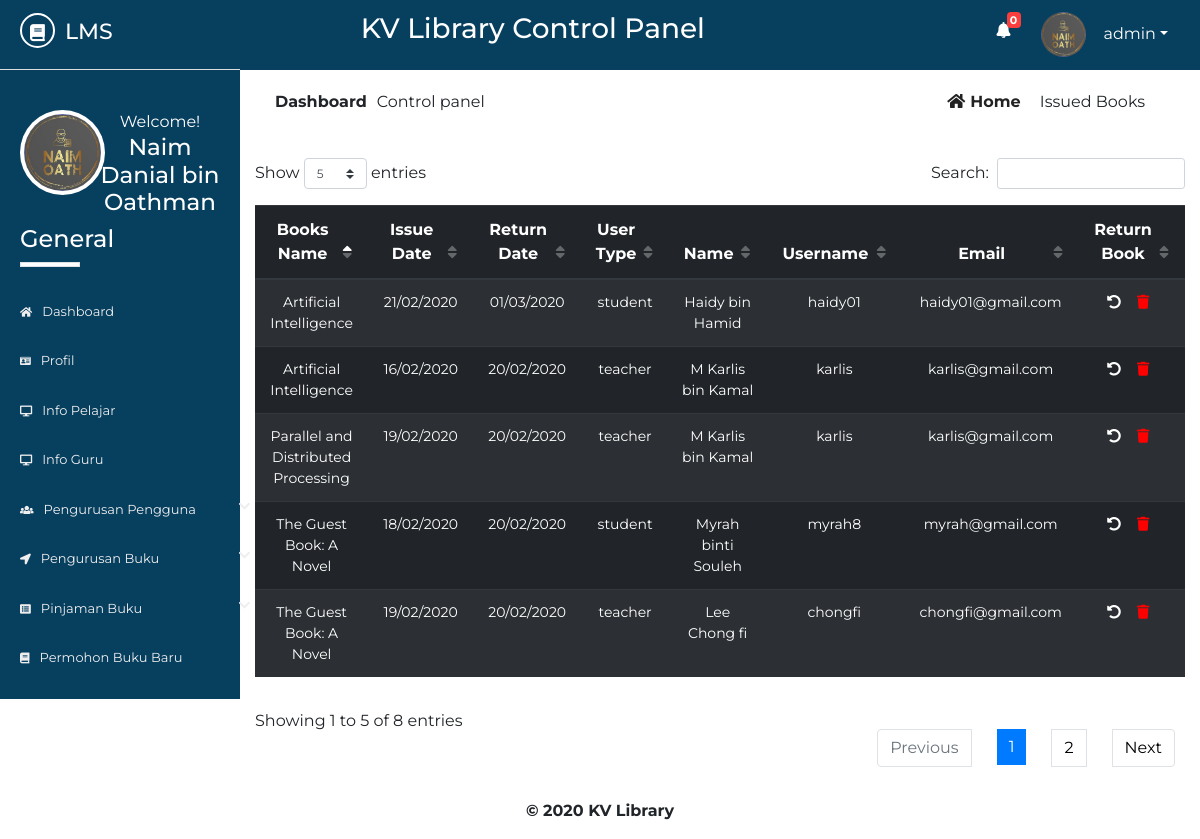
The page /admin/issued-books.php (signed in) on the database its author committed.
### tables this page shows
CREATE TABLE `lib_registration` (
  `id` int(2) NOT NULL,
  `name` varchar(50) NOT NULL,
  `username` varchar(20) NOT NULL,
  `password` varchar(20) NOT NULL,
  `email` varchar(50) NOT NULL,
  `phone` varchar(20) NOT NULL,
  `address` varchar(100) NOT NULL,
  `photo` varchar(500) NOT NULL,
  `status` varchar(7) NOT NULL
);

CREATE TABLE `issue_book` (
  `id` int(10) NOT NULL,
  `utype` varchar(10) NOT NULL,
  `regno` varchar(20) NOT NULL,
  `name` varchar(50) NOT NULL,
  `sem` varchar(10) NOT NULL,
  `session` varchar(10) NOT NULL,
  `dept` varchar(10) NOT NULL,
  `phone` varchar(20) NOT NULL,
  `email` varchar(20) NOT NULL,
  `booksname` varchar(50) NOT NULL,
  `booksissuedate` varchar(10) NOT NULL,
  `booksreturndate` varchar(10) NOT NULL,
  `username` varchar(20) NOT NULL
);

CREATE TABLE `t_issuebook` (
  `id` int(10) NOT NULL,
  `utype` varchar(20) NOT NULL,
  `idno` varchar(20) NOT NULL,
  `name` varchar(50) NOT NULL,
  `lecturer` varchar(20) NOT NULL,
  `phone` varchar(20) NOT NULL,
  `email` varchar(50) NOT NULL,
  `booksname` varchar(50) NOT NULL,
  `booksissuedate` varchar(20) NOT NULL,
  `booksreturndate` varchar(20) NOT NULL,
  `username` varchar(20) NOT NULL
);

### admin/issued-books.php (the view, shortened to what this page needs)
       <?php
   $page = 'ibook';
   include 'inc/header.php';
   include 'inc/connection.php';
?>
<div class="dashboard-content">
	<div class="dashboard-header">
		<div class="container">
			<div class="row">
				<div class="col-md-6">
					<div class="left">
						<p><span>dashboard</span>Control panel</p>
					</div>
				</div>
				<div class="col-md-6">
					<div class="right text-right">
						<a href="dashboard.php"><i class="fas fa-home"></i>home</a>
						<span class="disabled">issued books</span>
					</div>
				</div>
			</div>
			<div class="issued-content">
				<div class="row">
					<div class="col-md-12">
						<div class="rbook-info status">
                                 <table id="dtBasicExample" class="table table-striped table-dark text-center">
                                      <thead>
                                           <tr>
                                               <th>Books Name</th>
                                               <th>Issue Date</th>
                                               <th>Return Date</th>
                                               <th>User Type</th>
                                               <th>Name</th>
                                               <th>Username</th>
                                               <th>Email</th>
                                               <th>Return Book</th>
                                           </tr>
                                      </thead>
                                       <tbody>
                                           <?php
                                               $res= mysqli_query($link, "select * from issue_book");
                                               $res2= mysqli_query($link, "select * from t_issuebook");
                                                while ($row=mysqli_fetch_array($res)) {
                                                   echo "<tr>";
                                                   echo "<td>"; echo $row["booksname"]; echo "</td>";
                                                   echo "<td>"; echo $row["booksissuedate"]; echo "</td>";
                                                   echo "<td>"; echo $row["booksreturndate"]; echo "</td>";
                                                   echo "<td>"; echo $row["utype"]; echo "</td>";
                                                   echo "<td>"; echo $row["name"]; echo "</td>";
                                                   echo "<td>"; echo $row["username"]; echo "</td>";
                                                   echo "<td>"; echo $row["email"]; echo "</td>";
                                                   echo "<td>";
                                                  ?>
                                                       <ul>
                                                           <li><a style="color: #fff;" href="return.php?id=<?php echo $row["id"]; ?>"><i class="fas fa-undo-alt"></i></a></li>
                                                           <li><a href="delete.php?id=<?php echo $row["id"]; ?>"><i class="fas fa-trash"></i></a></li>
                                                       </ul>
                                                   <?php
                                                   echo "</td>";
                                                   echo "</tr>";
                                               }
                                               while ($row=mysqli_fetch_array($res2)) {
                                                   echo "<tr>";
                                                   echo "<td>"; echo $row["booksname"]; echo "</td>";
                                                   echo "<td>"; echo $row["booksissuedate"]; echo "</td>";
                                                   echo "<td>"; echo $row["booksreturndate"]; echo "</td>";
                                                   echo "<td>"; echo $row["utype"]; echo "</td>";
                                                   echo "<td>"; echo $row["name"]; echo "</td>";
                                                   echo "<td>"; echo $row["username"]; echo "</td>";
                                                   echo "<td>"; echo $row["email"]; echo "</td>";
                                                   echo "<td>";
                                                  ?>
                                                       <ul>
                                                           <li><a href="return.php?id=<?php echo $row["id"]; ?>"><i class="fas fa-undo-alt"></i></a></li>
                                                           <li><a href="delete.php?id=<?php echo $row["id"]; ?>"><i class="fas fa-trash"></i></a></li>
                                                       </ul>
                                                   <?php
                                                   echo "</td>";
                                                   echo "</tr>";
                                               }
                                            ?>
                                       </tbody>
                                 </table>
						</div>
					</div>
				</div>
			</div>
		</div>
	</div>
</div>
<?php
	include 'inc/footer.php';
 ?>

### admin/inc/header.php (shortened to what this page needs)
<?php
    include 'inc/connection.php';
    $res = mysqli_query($link,"select * from request_books where read1='no'");
    $not= mysqli_num_rows($res);
 ?>
<!DOCTYPE html>
<html lang="en">
<head>
	<link rel="stylesheet" href="inc/css/bootstrap.min.css">
	<link rel="stylesheet" href="inc/css/bootstrap-select.min.css">
	<link rel="stylesheet" href="inc/css/fontawesome-all.min.css">
	<link rel="stylesheet" href="inc/css/datatables.min.css">
	<link rel="stylesheet" href="inc/css/pro1.css">
</head>
<body>
	<div class="main-content">
		<div class="wrapper">
			<div class="left-sidebar">
				<div class="p-title">
                    <h3><a href=""><i class="fas fa-book"></i><span>lms</span></a></h3>
				</div>
				<div class="profile">
					<div class="profile-pic">
                        <?php
                            $res = mysqli_query($link, "select * from lib_registration where username='".$_SESSION['username']."'");
                            while ($row = mysqli_fetch_array($res)){
                                ?><img src="<?php echo $row["photo"]; ?> " height="" width="" alt="something wrong" class="rounded-circle"></a> <?php
                            }
                        ?>
					</div>
					<div class="profile-info text-center">
						<span>Welcome!</span>
						<h2>
              <?php
                $res = mysqli_query($link, "select * from lib_registration where username='".$_SESSION['username']."'");
                while ($row = mysqli_fetch_array($res)){
                  $name  =  $row["name"];
                  echo $name;
                }
              ?>
            </h2>
					</div>
				</div>
				<div class="sidebar-menu">
					<h3>General</h3>
				  <div class="border"></div>
	                <ul>
	                    <li class="menu <?php if($page=='home'){ echo 'active';} ?>">
      						<a href="dashboard.php"><i class="fas fa-home"></i>Dashboard</a>
    					</li>
    					  <li class="menu <?php if($page=='profile'){ echo 'active';} ?>">
      						<a href="profile.php"><i class="fas fa-id-card"></i>profil</a>
    					</li>
	                    <li class="menu <?php if($page=='sinfo'){ echo 'active';} ?>">
      						<a href="all-student-info.php"><i class="fas fa-desktop"></i>Info Pelajar</a>
    					</li>
    					<li class="menu <?php if($page=='tinfo'){ echo 'active';} ?>">
      						<a href="all-teacher-info.php"><i class="fas fa-desktop"></i>Info Guru</a>
    					</li>
                        			<li class="menu menu-toggle3">
      						<a href="#"><i class="fas fa-users"></i>Pengurusan Pengguna <span class="fa fa-chevron-down"></span></a>
    					</li>
                        <li class="menu menu-toggle2">
      						<a href="#"><i class="fas fa-location-arrow"></i>pengurusan buku <span class="fa fa-chevron-down"></span></a>
    					</li>
                        <li class="menu menu-toggle1">
      						<a href="#"><i class="fas fa-list-alt"></i>pinjaman buku <span class="fa fa-chevron-down"></span></a>
    					</li>
    					<li class="menu <?php if($page=='rbook'){ echo 'active';} ?>">
   						<a href="requested-books.php"><i class="fas fa-book"></i>permohon buku baru</a></li>
	                </ul>
				</div>
			</div>
			<div class="content">
				<div class="inner">
					<div class="heading text-center">
						<h3>KV Library Control Panel</h3>
					</div>
					<div class="header-profile text-right">
						<ul>
                            <li class="icon">
                                <a href="requested-books.php" ><i class="fas fa-bell"></i></a>
                                <span class="count" onclick="window.location='requested-books.php'"><b><?php echo $not; ?></b></span>
                            </li>
							<li class="dropdown">
                                <?php
                                     $res = mysqli_query($link, "select * from lib_registration where username='".$_SESSION['username']."'");
                                     while ($row = mysqli_fetch_array($res)){
                                         ?><a href="" class="dropdown-toggle" data-toggle="dropdown"><img src="<?php echo $row["photo"]; ?>" alt=""><span><?php echo $_SESSION["username"]; ?></span></a> <?php
                                     }
                                ?>
							</li>
						</ul>
					</div>
				</div>

### admin/inc/footer.php (shortened to what this page needs)
			</div>
		</div>
	</div>
    <div class="footer text-center">
        <p><strong> © 2020 KV Library</strong></p>
    </div>
</body>
</html>

### admin/inc/css/pro1.css (style rules this page uses)
* { margin: 0; padding: 0; }
body { font-family: 'Montserrat', sans-serif; }
.border { width: 60px; height: 5px; background: #fff; }
.main-content { width: 100%; height: auto; overflow: hidden; }
.main-content .left-sidebar { width: 20%; height: auto; background: #073f5f; float: left; }
.main-content .left-sidebar .p-title { width: 100%; padding: 13px; padding-left: 20px; background: #073f5f; border-bottom: 1px solid #ddd; }
.main-content .p-title a { text-decoration: none; color: #fff; font-size: 22px; text-transform: uppercase; }
.main-content .p-title a i { width: 35px; height: 35px; line-height: 35px; text-align: center; font-size: 17px; border-radius: 50%; border: 2px solid #fff; }
.main-content .p-title a span { margin-left: 10px; }
.main-content .left-sidebar .profile { width: 100%; padding: 20px; margin-top: 0; padding-top: 0; }
.main-content .left-sidebar .profile .profile-pic { width: 40%; float: left; }
.main-content .left-sidebar .profile img { width: 85px; height: 85px; position: inherit; padding: 4px; background: #fff; overflow: hidden; }
.main-content .left-sidebar .profile .profile-info { width: 60%; float: left; color: #fff; }
.main-content .left-sidebar .profile .profile-info h2 { font-size: 23px; }
.sidebar-menu { color: #fff; width: 100%; padding-top: 60px; padding-left: 0; }
.sidebar-menu h3 { margin-left: 20px; font-size: 24px; }
.sidebar-menu .border { margin-left: 20px; margin-bottom: 20px; }
.sidebar-menu ul li a { text-decoration: none; color: #eee; width: 270px; padding: 15px 20px; font-size: 13px; display: block; text-transform: capitalize; transition: all .5s ease; }
.sidebar-menu ul { padding-left: 0; }
.sidebar-menu ul li a i { margin-right: 10px; font-size: smaller; }
.sidebar-menu ul li a span { float: right; }
.content { width: 80%; height: auto; float: right; }
.content .inner { width: 100%; height: 70px; background: #073f5f; padding: 12px; }
.content .inner .heading { width: 60%; float: left; color: #fff; }
.content .inner .header-profile { width: calc(40%-20px); float: right; margin-right: 20px; position: relative; }
.content .inner .header-profile .icon i { margin-right: 30px; font-size: 16px; margin-top: 10px; }
.header-profile .dropdown span { color: #fff; margin-left: 10px; }
.header-profile .icon span { color: #fff; position: absolute; left: 10px; top: 0; font-size: 11px; width: 14px; height: 16px; line-height: 16px; text-align: center; border-radius: 4px; background: #FA3E3E; }
.header-profile ul li { list-style: none; float: left; }
.header-profile ul li i { color: #fff; }
.header-profile img { width: 40px; height: 40px; border-radius: 50%; margin-right: 8px; }
.dropdown a { text-decoration: none; color: #fff; }
.dropdown img { width: 45px; height: 45px; border-radius: 50%; }
.dashboard-header .left { padding: 20px; }
.dashboard-header .left p span { text-transform: capitalize; margin-right: 10px; font-weight: bold; }
.dashboard-header .right { padding: 20px; margin-right: 20px; }
.dashboard-header .right a { text-transform: capitalize; text-decoration: none; color: #222; margin-right: 15px; font-weight: bold; }
.dashboard-header .right a i { margin-right: 5px; }
.dashboard-header .right span { text-transform: capitalize; }
.rbook-info tbody { font-size: 14px; }
.rbook-info a { text-decoration: none; color: #fff; }
.status ul li { list-style: none; float: left; margin-left: 16px; }
.status ul li:nth-child(2) i { color: red; }

### rows shown on the page
lib_registration: photo (picture), name "Naim Danial bin Oathman"
issue_book: booksname "The Guest Book: A Novel", booksissuedate "18/02/2020", booksreturndate "20/02/2020", utype "student", name "Myrah binti Souleh", username "myrah8", email "myrah@gmail.com"
issue_book: booksname "Artificial Intelligence", booksissuedate "21/02/2020", booksreturndate "01/03/2020", utype "student", name "Haidy bin Hamid", username "haidy01", email "haidy01@gmail.com"
t_issuebook: booksname "Artificial Intelligence", booksissuedate "16/02/2020", booksreturndate "20/02/2020", utype "teacher", name "M Karlis bin Kamal", username "karlis", email "karlis@gmail.com"
t_issuebook: booksname "The Guest Book: A Novel", booksissuedate "19/02/2020", booksreturndate "20/02/2020", utype "teacher", name "Lee Chong fi", username "chongfi", email "chongfi@gmail.com"
t_issuebook: booksname "Parallel and Distributed Processing", booksissuedate "19/02/2020", booksreturndate "20/02/2020", utype "teacher", name "M Karlis bin Kamal", username "karlis", email "karlis@gmail.com"

### other values the page prints
$not "0"
